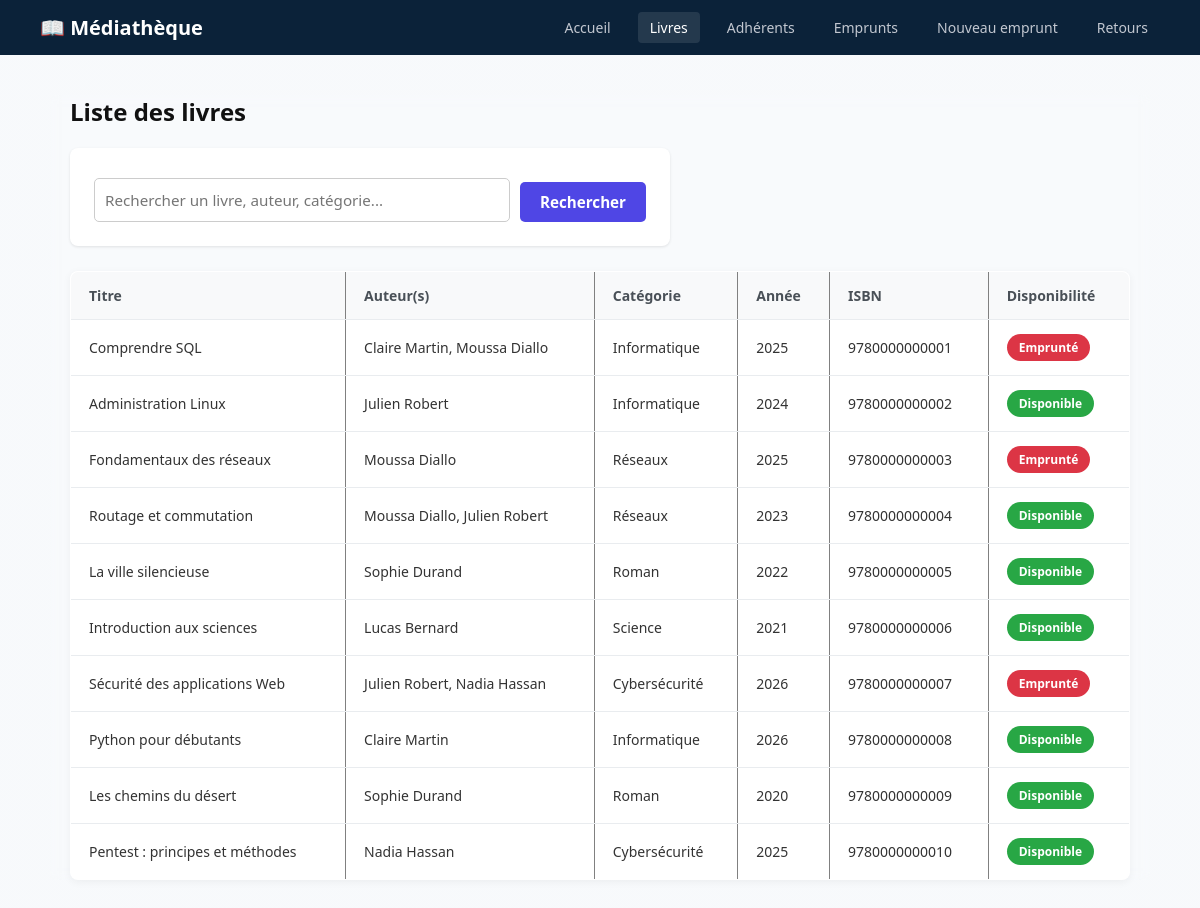
Screenshot of /mediatheque_mini_projet/mediatheque/livres.php with the database file from the repository.
### tables this page shows
CREATE TABLE `livre` (
  `id_livre` int(11) NOT NULL,
  `titre` varchar(200) NOT NULL,
  `isbn` varchar(20) NOT NULL,
  `annee_publication` int(11) DEFAULT NULL,
  `disponible` tinyint(1) NOT NULL DEFAULT 1,
  `id_categorie` int(11) NOT NULL
);

CREATE TABLE `categorie` (
  `id_categorie` int(11) NOT NULL,
  `libelle` varchar(80) NOT NULL
);

### mediatheque_mini_projet/mediatheque/livres.php (the view, shortened to what this page needs)
<?php
require_once '../config/db.php';
$recherche = isset($_GET['recherche']) ? trim($_GET['recherche']) : '';
$sql = "SELECT
            l.id_livre, l.titre, l.isbn, l.annee_publication, l.disponible,
            c.libelle AS categorie,
            GROUP_CONCAT(CONCAT(a.prenom, ' ', a.nom) SEPARATOR ', ') AS auteurs
        FROM LIVRE l
        LEFT JOIN CATEGORIE c ON l.id_categorie = c.id_categorie
        LEFT JOIN LIVRE_AUTEUR la ON l.id_livre = la.id_livre
        LEFT JOIN AUTEUR a ON la.id_auteur = a.id_auteur";
$sql .= " GROUP BY l.id_livre";
if (!empty($recherche)) {
    $stmt = $pdo->prepare($sql);
    $stmt->execute(['q' => "%$recherche%"]);
} else {
    $stmt = $pdo->query($sql);
}
$livres = $stmt->fetchAll(PDO::FETCH_ASSOC);
?>
<!DOCTYPE html>
<html lang="fr">
<head>
    <link rel="stylesheet" href="../assets/style.css">
</head>
<body>
    <header>
        <h1>📖 Médiathèque</h1>
        <nav>
            <a href="index.php">Accueil</a>
            <a href="livres.php" class="active">Livres</a>
            <a href="adherents.php">Adhérents</a>
            <a href="emprunts.php">Emprunts</a>
            <a href="emprunter.php">Nouveau emprunt</a>
            <a href="retour.php">Retours</a>
        </nav>
    </header>
    <main class="container">
        <h2>Liste des livres</h2>
        <form method="GET" action="livres.php" style="margin-bottom: 25px; display: flex; gap: 10px; max-width: 600px;">
            <input type="text" name="recherche" placeholder="Rechercher un livre, auteur, catégorie..." value="<?= htmlspecialchars($recherche) ?>" style="flex: 1; padding: 10px; border: 1px solid #ccc; border-radius: 5px;">
            <button type="submit" style="padding: 10px 20px; background-color: #4f46e5; color: white; border: none; border-radius: 5px; cursor: pointer;">Rechercher</button>
        </form>
        <table border="1" cellpadding="10" cellspacing="0" style="width:100%; border-collapse:collapse;">
            <thead>
                <tr>
                    <th>Titre</th>
                    <th>Auteur(s)</th>
                    <th>Catégorie</th>
                    <th>Année</th>
                    <th>ISBN</th>
                    <th>Disponibilité</th>
                </tr>
            </thead>
            <tbody>
                <?php foreach ($livres as $livre): ?>
                    <tr>
                        <td><?= htmlspecialchars($livre['titre']) ?></td>
                        <td><?= htmlspecialchars($livre['auteurs'] ?? 'Auteur inconnu') ?></td>
                        <td><?= htmlspecialchars($livre['categorie'] ?? 'Non classé') ?></td>
                        <td><?= htmlspecialchars($livre['annee_publication']) ?></td>
                        <td><?= htmlspecialchars($livre['isbn']) ?></td>
                        <td>
                            <?php if ($livre['disponible']): ?>
                                <span class="badge disponible">Disponible</span>
                            <?php else: ?>
                                <span class="badge emprunte">Emprunté</span>
                            <?php endif; ?>
                        </td>
                    </tr>
                <?php endforeach; ?>
            </tbody>
        </table>
    </main>
</body>
</html>

### mediatheque_mini_projet/assets/style.css (style rules this page uses)
* { box-sizing: border-box; margin: 0; padding: 0; font-family: 'Segoe UI', Tahoma, Geneva, Verdana, sans-serif; }
body { background-color: #f4f6f9; color: #333; }
header { background-color: #0b2239; color: #fff; padding: 12px 40px; display: flex; justify-content: space-between; align-items: center; }
header h1 { font-size: 20px; font-weight: 600; display: flex; align-items: center; gap: 10px; }
nav { display: flex; gap: 15px; }
nav a { color: #c2c7d0; text-decoration: none; font-size: 14px; padding: 6px 12px; border-radius: 4px; transition: background 0.2s, color 0.2s; }
nav a:hover, nav a.active { color: #fff; background-color: rgba(255, 255, 255, 0.1); }
.container { max-width: 1100px; margin: 40px auto; padding: 0 20px; }
h2 { font-size: 24px; margin-bottom: 20px; color: #111; }
table { width: 100%; border-collapse: collapse; background: #fff; border-radius: 8px; overflow: hidden; box-shadow: 0 2px 8px rgba(0,0,0,0.05); margin-top: 15px; }
th, td { padding: 14px 18px; text-align: left; font-size: 14px; border-bottom: 1px solid #e9ecef; }
th { background-color: #f8f9fa; color: #495057; font-weight: 600; }
.badge { display: inline-block; padding: 5px 12px; border-radius: 20px; font-size: 12px; font-weight: 600; color: #fff; }
.badge.disponible, .badge.en-cours { background-color: #28a745; }
.badge.emprunte, .badge.en-retard { background-color: #dc3545; }
input[type="text"], input[type="date"], select { width: 100%; padding: 10px 12px; border: 1px solid #ced4da; border-radius: 6px; font-size: 14px; outline: none; transition: border-color 0.2s; }
form { background: #ffffff; padding: 24px; border-radius: 8px; box-shadow: 0 1px 3px rgba(0, 0, 0, 0.1); }
input[type="text"], input[type="email"], input[type="number"], select { width: 100%; padding: 10px 14px; margin-top: 6px; border: 1px solid #cbd5e1; border-radius: 6px; font-size: 0.95rem; box-sizing: border-box; transition: border-color 0.2s, box-shadow 0.2s; }
button[type="submit"] { margin-top: 10px; padding: 10px 18px; background-color: #4f46e5; color: #ffffff; border: none; border-radius: 6px; font-weight: 600; font-size: 0.95rem; cursor: pointer; transition: background-color 0.2s; }
body { background-image: linear-gradient(rgba(248, 250, 252, 0.85), rgba(248, 250, 252, 0.85)), url('https://images.unsplash.com/photo-1507842217343-583bb7270b66?auto=format&fit=crop&w=1920&q=80'); background-size: cover; background-position: center; background-attachment: fixed; background-repeat: no-repeat; }
.container, form, table { backdrop-filter: blur(5px); }

### rows the page displays
livre: titre "Comprendre SQL", auteurs "Claire Martin, Moussa Diallo", id_categorie.libelle "Informatique", annee_publication "2025", isbn "9780000000001", disponible "Emprunté"
livre: titre "Administration Linux", auteurs "Julien Robert", id_categorie.libelle "Informatique", annee_publication "2024", isbn "9780000000002", disponible "Disponible"
livre: titre "Fondamentaux des réseaux", auteurs "Moussa Diallo", id_categorie.libelle "Réseaux", annee_publication "2025", isbn "9780000000003", disponible "Emprunté"
livre: titre "Routage et commutation", auteurs "Moussa Diallo, Julien Robert", id_categorie.libelle "Réseaux", annee_publication "2023", isbn "9780000000004", disponible "Disponible"
livre: titre "La ville silencieuse", auteurs "Sophie Durand", id_categorie.libelle "Roman", annee_publication "2022", isbn "9780000000005", disponible "Disponible"
livre: titre "Introduction aux sciences", auteurs "Lucas Bernard", id_categorie.libelle "Science", annee_publication "2021", isbn "9780000000006", disponible "Disponible"
livre: titre "Sécurité des applications Web", auteurs "Julien Robert, Nadia Hassan", id_categorie.libelle "Cybersécurité", annee_publication "2026", isbn "9780000000007", disponible "Emprunté"
livre: titre "Python pour débutants", auteurs "Claire Martin", id_categorie.libelle "Informatique", annee_publication "2026", isbn "9780000000008", disponible "Disponible"
livre: titre "Les chemins du désert", auteurs "Sophie Durand", id_categorie.libelle "Roman", annee_publication "2020", isbn "9780000000009", disponible "Disponible"
livre: titre "Pentest : principes et méthodes", auteurs "Nadia Hassan", id_categorie.libelle "Cybersécurité", annee_publication "2025", isbn "9780000000010", disponible "Disponible"
